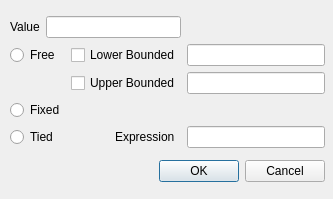
<?xml version="1.0" encoding="UTF-8"?>
<ui version="4.0">
 <class>Dialog</class>
 <widget class="QDialog" name="Dialog">
  <property name="windowModality">
   <enum>Qt::ApplicationModal</enum>
  </property>
  <property name="geometry">
   <rect>
    <x>0</x>
    <y>0</y>
    <width>333</width>
    <height>199</height>
   </rect>
  </property>
  <property name="windowTitle">
   <string>Parameter</string>
  </property>
  <widget class="QWidget" name="layoutWidget">
   <property name="geometry">
    <rect>
     <x>10</x>
     <y>10</y>
     <width>315</width>
     <height>180</height>
    </rect>
   </property>
   <layout class="QGridLayout" name="gridLayout_2">
    <item row="0" column="0">
     <layout class="QGridLayout" name="gridLayout">
      <item row="4" column="4">
       <widget class="QLineEdit" name="exprLineEdit"/>
      </item>
      <item row="0" column="0">
       <widget class="QLabel" name="valueLabel">
        <property name="text">
         <string>Value</string>
        </property>
       </widget>
      </item>
      <item row="4" column="0" colspan="2">
       <widget class="QRadioButton" name="tiedRadioButton">
        <property name="text">
         <string>Tied</string>
        </property>
       </widget>
      </item>
      <item row="2" column="4">
       <widget class="QLineEdit" name="upperLineEdit"/>
      </item>
      <item row="1" column="2">
       <widget class="QCheckBox" name="lowerCheckBox">
        <property name="text">
         <string>Lower Bounded</string>
        </property>
       </widget>
      </item>
      <item row="4" column="2">
       <widget class="QLabel" name="exprLabel">
        <property name="text">
         <string>Expression  </string>
        </property>
        <property name="alignment">
         <set>Qt::AlignRight|Qt::AlignTrailing|Qt::AlignVCenter</set>
        </property>
       </widget>
      </item>
      <item row="0" column="1" colspan="2">
       <widget class="QLineEdit" name="valueLineEdit"/>
      </item>
      <item row="3" column="0" colspan="2">
       <widget class="QRadioButton" name="fixedRadioButton">
        <property name="text">
         <string>Fixed</string>
        </property>
       </widget>
      </item>
      <item row="2" column="2">
       <widget class="QCheckBox" name="upperCheckBox">
        <property name="text">
         <string>Upper Bounded</string>
        </property>
       </widget>
      </item>
      <item row="1" column="4">
       <widget class="QLineEdit" name="lowerLineEdit"/>
      </item>
      <item row="1" column="0" colspan="2">
       <widget class="QRadioButton" name="freeRadioButton">
        <property name="text">
         <string>Free</string>
        </property>
       </widget>
      </item>
     </layout>
    </item>
    <item row="1" column="0">
     <widget class="QDialogButtonBox" name="buttonBox">
      <property name="orientation">
       <enum>Qt::Horizontal</enum>
      </property>
      <property name="standardButtons">
       <set>QDialogButtonBox::Cancel|QDialogButtonBox::Ok</set>
      </property>
     </widget>
    </item>
   </layout>
  </widget>
 </widget>
 <resources/>
 <connections>
  <connection>
   <sender>buttonBox</sender>
   <signal>accepted()</signal>
   <receiver>Dialog</receiver>
   <slot>accept()</slot>
   <hints>
    <hint type="sourcelabel">
     <x>248</x>
     <y>254</y>
    </hint>
    <hint type="destinationlabel">
     <x>157</x>
     <y>274</y>
    </hint>
   </hints>
  </connection>
  <connection>
   <sender>buttonBox</sender>
   <signal>rejected()</signal>
   <receiver>Dialog</receiver>
   <slot>reject()</slot>
   <hints>
    <hint type="sourcelabel">
     <x>316</x>
     <y>260</y>
    </hint>
    <hint type="destinationlabel">
     <x>286</x>
     <y>274</y>
    </hint>
   </hints>
  </connection>
 </connections>
</ui>
